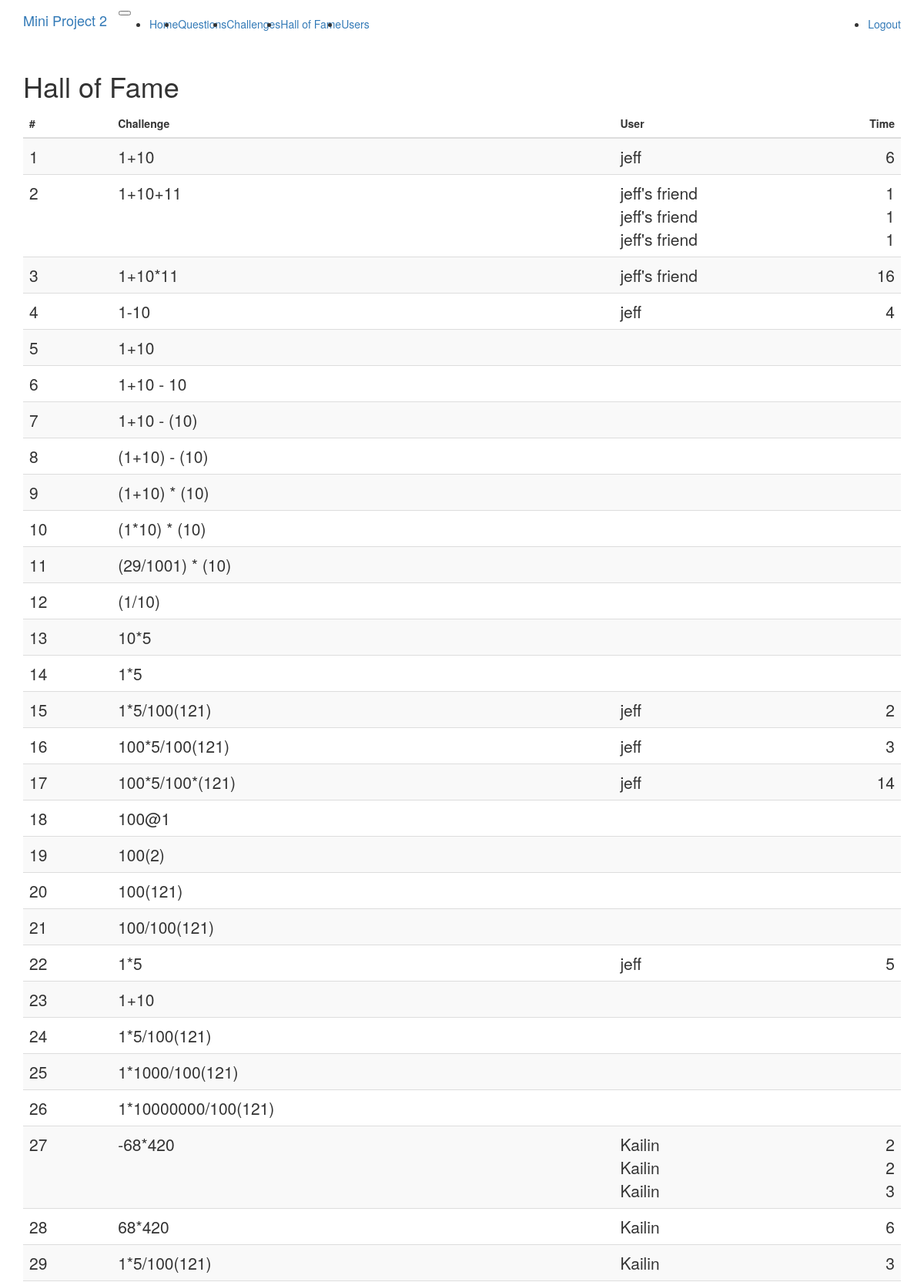
The page /halloffame (signed in, upper part) on the database its author committed.
### app/models.py (models this page shows, shortened)
class Question(db.Model):
	__tablename__ = 'question'
	id = db.Column(db.Integer, primary_key=True)
	expression = db.Column(db.String(255))
	answer = db.Column(db.Integer)
	author = db.Column(db.Integer, db.ForeignKey('user.id'))
	challenge = db.relationship("Challenge", uselist=False, back_populates="question")

class TimeRecord(db.Model):
	__tablename__ = 'timerecord'
	id = db.Column(db.Integer, primary_key=True)
	elapsed_time = db.Column(db.Integer)
	challenge_id = db.Column(db.Integer, db.ForeignKey('challenge.id'))
	user_id = db.Column(db.Integer, db.ForeignKey('user.id'))

class User(UserMixin, db.Model):
	__tablename__ = 'user'
	id = db.Column(db.Integer, primary_key=True)
	username = db.Column(db.String(64), index=True, unique=True)
	password_hash = db.Column(db.String(128))
	questions = db.relationship('Question', backref='from_user',
								lazy='dynamic')
	challenges = db.relationship('Challenge', secondary=association_table,
								backref=db.backref('to_user'),
								lazy='dynamic')
	records = db.relationship('TimeRecord',
								backref=db.backref('user_challenge'),
								lazy='dynamic')

### app/routes.py (the view)
@application.route('/halloffame')
def halloffame():
	challenges = Challenge.query.all()
	records = { c.id:get_smallest_three(c) for c in challenges}
	print(records)
	return render_template('halloffame.html', title="Hall of Fame",
							challenges=challenges,
							records=records)

### app/models.py (called while the page is built)
@login.user_loader
def load_user(id):
	return User.query.get(int(id))

### app/serverlibrary.py (called while the page is built)
def mergesort(array, byfunc=None):
  if len(array) >1:
    n = len(array)//2
    L = mergesort(array[0:n],byfunc)
    R = mergesort(array[n:],byfunc)
    nleft = len(array[0:n])
    nright = len(array[n:])
    left = 0
    right = 0
    dest = 0
    while left <nleft and right<nright:
        if byfunc(L[left]) <= byfunc(R[right]):
            array[dest] = L[left]
            left += 1
        else:
            array[dest] = R[right]
            right += 1
        dest += 1
    while left <nleft :
        array[dest] = L[left]
        left += 1
        dest+= 1
    while right < nright :
        array[dest]  =  R[right]
        right += 1
        dest+= 1
  return array

def get_smallest_three(challenge):
  records = challenge.records
  times = [r for r in records]
  mergesort(times, lambda x: x.elapsed_time)
  return times[:3]

### app/templates/halloffame.html
{% extends "base.html" %}
{% block app_content %}
<h1>Hall of Fame</h1>
<table class="table table-striped" >
  <thead>
    <tr>
      <th scope="col" >#</th>
      <th scope="col" >Challenge</th>
      <th scope="col" >User</th>
      <th scope="col" class="text-right" >Time</th>
    </tr>
  </thead>
  <tbody>
  {% for idx in range(challenges|length) %}
  	<tr>
      <th scope="row" class="lead">{{ idx+1 }}</th>
      <td class="lead">
      	{{ challenges[idx].question.expression }}
      </td>
      <td class="lead">
      	{% for r in records[challenges[idx].id] %}{{ r.user_challenge.username}}<br>{% endfor %}
      </td>
      <td class="text-right lead">
        {% for r in records[challenges[idx].id] %}{{ r.elapsed_time}}<br>{% endfor %}
      </td>
    </tr>
  {% endfor %}
  </tbody>
</table>
{% endblock %}

### rows shown on the page
Question: expression "1+10"
TimeRecord: user_challenge.username "jeff", elapsed_time "6"
Question: expression "1+10+11"
TimeRecord: user_challenge.username "jeff's friend", elapsed_time "1"
TimeRecord: user_challenge.username "jeff's friend", elapsed_time "1"
TimeRecord: user_challenge.username "jeff's friend", elapsed_time "1"
Question: expression "1+10*11"
TimeRecord: user_challenge.username "jeff's friend", elapsed_time "16"
Question: expression "1-10"
TimeRecord: user_challenge.username "jeff", elapsed_time "4"
Question: expression "1+10"
Question: expression "1+10 - 10"
Question: expression "1+10 - (10)"
Question: expression "(1+10) - (10)"
Question: expression "(1+10) * (10)"
Question: expression "(1*10) * (10)"
Question: expression "(29/1001) * (10)"
Question: expression "(1/10)"
Question: expression "10*5"
Question: expression "1*5"
Question: expression "1*5/100(121)"
TimeRecord: user_challenge.username "jeff", elapsed_time "2"
Question: expression "100*5/100(121)"
TimeRecord: user_challenge.username "jeff", elapsed_time "3"
Question: expression "100*5/100*(121)"
TimeRecord: user_challenge.username "jeff", elapsed_time "14"
Question: expression "100@1"
Question: expression "100(2)"
Question: expression "100(121)"
Question: expression "100/100(121)"
Question: expression "1*5"
TimeRecord: user_challenge.username "jeff", elapsed_time "5"
Question: expression "1+10"
Question: expression "1*5/100(121)"
Question: expression "1*1000/100(121)"
Question: expression "1*10000000/100(121)"
Question: expression "-68*420"
TimeRecord: user_challenge.username "Kailin", elapsed_time "2"
TimeRecord: user_challenge.username "Kailin", elapsed_time "2"
TimeRecord: user_challenge.username "Kailin", elapsed_time "3"
Question: expression "68*420"
TimeRecord: user_challenge.username "Kailin", elapsed_time "6"
Question: expression "1*5/100(121)"
TimeRecord: user_challenge.username "Kailin", elapsed_time "3"

### other values the page prints
{{ idx+1 }} "1" "2" "3" "4" "5" "6" "7" "8" "9" "10" "11" "12" "13" "14" "15" "16" "17" "18" "19" "20" "21" "22" "23" "24" "25" "26" "27" "28" "29"
